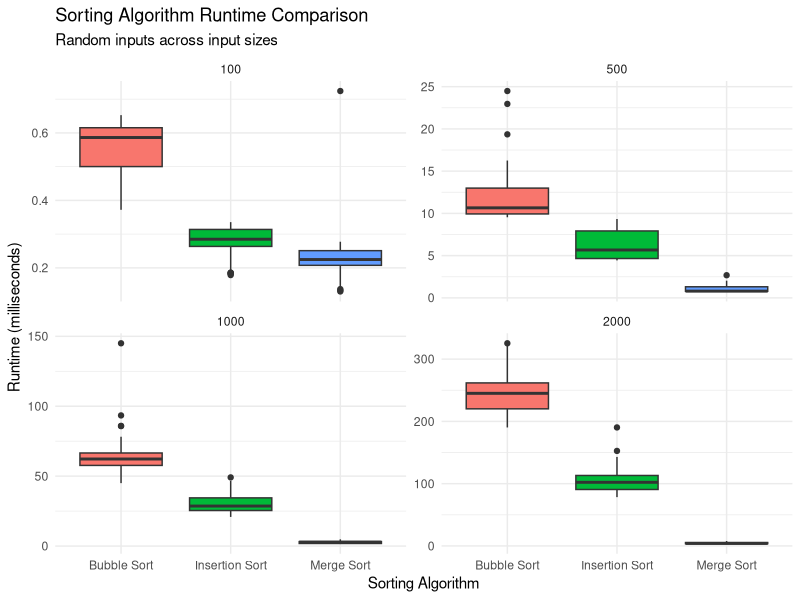
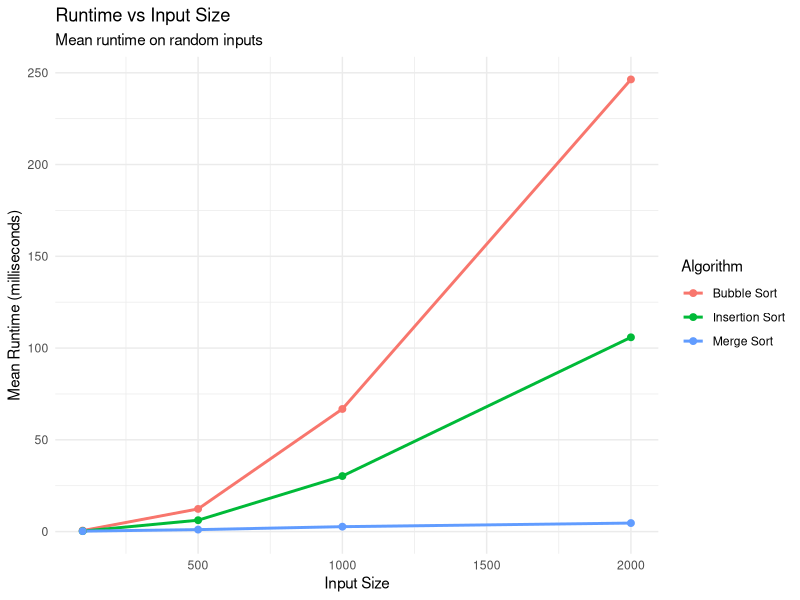
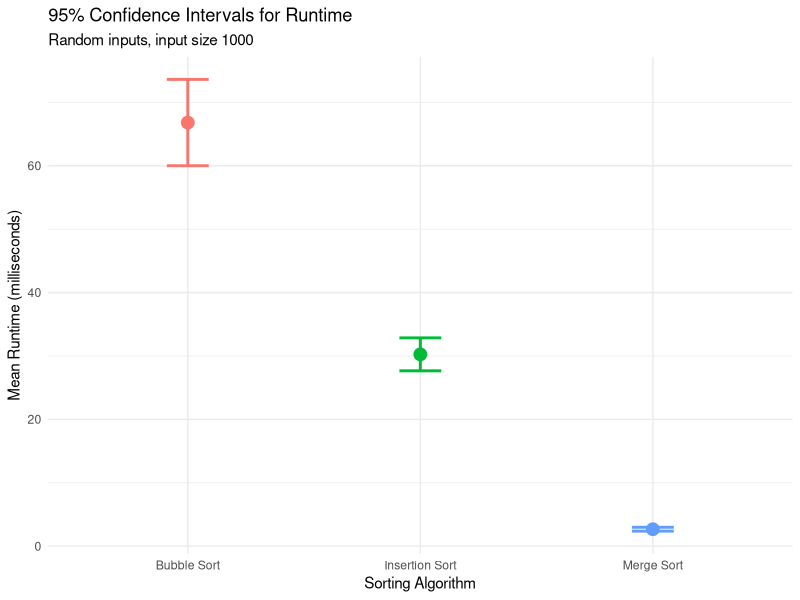
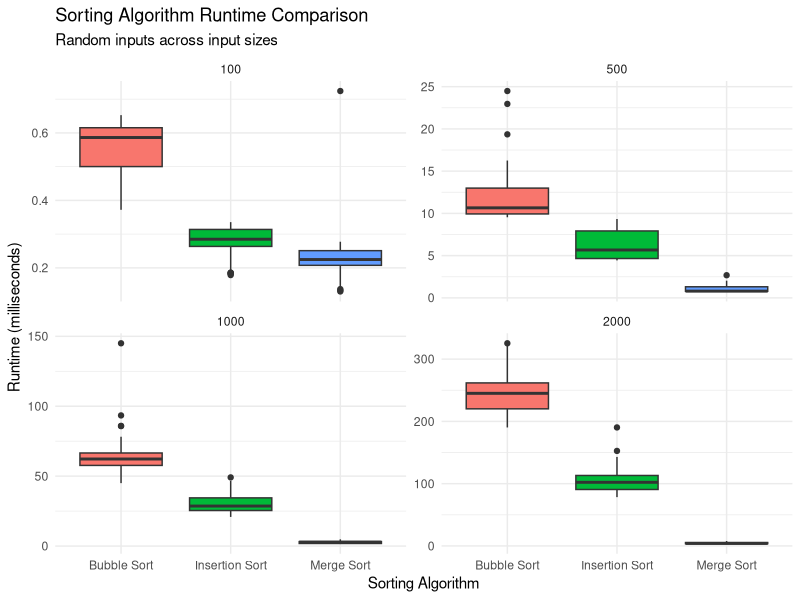
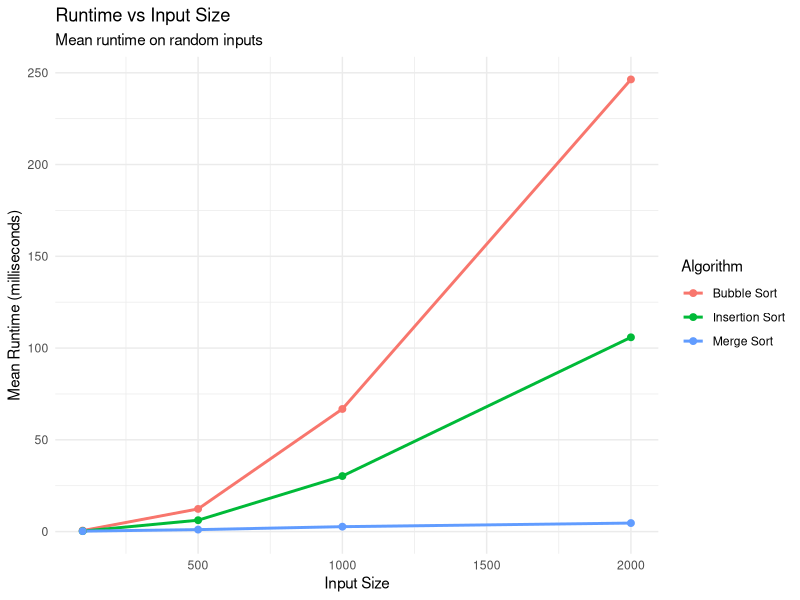
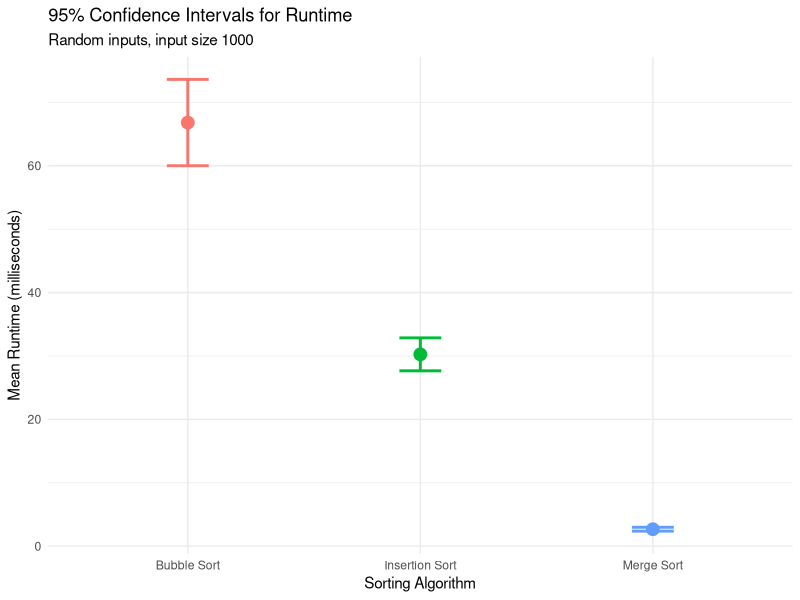

These figures' R source, in order:
#Load required libraries
library(dplyr)
library(ggplot2)

#Import Python-generated benchmark data
bench <- read.csv("results/benchmark_results.csv")

#Inspect and validate the data
cat("Total observations:", nrow(bench), "\n")
print(head(bench))
print(names(bench))
print(dim(bench))
print(str(bench))

cat("\nCorrectness validation:\n")
print(table(bench$correct))

cat("\nMissing values:\n")
print(colSums(is.na(bench)))

# Convert columns to appropriate types
bench$algorithm <- factor(bench$algorithm)
bench$input_type <- factor(bench$input_type)
bench$correct <- tolower(bench$correct) == "true"

#Calculate descriptive statistics
summary_stats <- bench %>%
  group_by(algorithm, input_size, input_type) %>%
  summarise(
    trials = n(),
    mean_seconds = mean(runtime_seconds),
    median_seconds = median(runtime_seconds),
    variance = var(runtime_seconds),
    sd_seconds = sd(runtime_seconds),
    .groups = "drop"
  )

print(summary_stats)

#Create output folders
dir.create("outputs/figures",
           recursive = TRUE, showWarnings = FALSE)
dir.create("outputs/tables",
           recursive = TRUE, showWarnings = FALSE)

# Save summary table
write.csv(
  summary_stats,
  "outputs/tables/review1_summary.csv",
  row.names = FALSE
)

#Box plot for random inputs
random_data <- subset(bench, input_type == "random")

p_box <- ggplot(
  random_data,
  aes(x = algorithm,
      y = runtime_seconds * 1000,
      fill = algorithm)
) +
  geom_boxplot() +
  facet_wrap(~input_size, scales = "free_y") +
  labs(
    title = "Sorting Algorithm Runtime Comparison",
    subtitle = "Random inputs across input sizes",
    x = "Sorting Algorithm",
    y = "Runtime (milliseconds)"
  ) +
  theme_minimal() +
  theme(legend.position = "none")

print(p_box)

ggsave(
  "outputs/figures/review1_boxplot.png",
  plot = p_box,
  width = 12,
  height = 7,
  dpi = 300
)

#Runtime versus input size
mean_runtime <- aggregate(
  runtime_seconds ~ algorithm + input_size,
  data = random_data,
  FUN = mean
)

p_runtime <- ggplot(
  mean_runtime,
  aes(x = input_size,
      y = runtime_seconds * 1000,
      color = algorithm,
      group = algorithm)
) +
  geom_line(linewidth = 1) +
  geom_point(size = 2) +
  labs(
    title = "Runtime vs Input Size",
    subtitle = "Mean runtime on random inputs",
    x = "Input Size",
    y = "Mean Runtime (milliseconds)",
    color = "Algorithm"
  ) +
  theme_minimal()

print(p_runtime)

ggsave(
  "outputs/figures/runtime_vs_input_size_review1.png",
  plot = p_runtime,
  width = 12,
  height = 7,
  dpi = 300
)

#95% confidence intervals
# Fixed condition: random inputs, input size 1000
ci_data <- subset(
  bench,
  input_size == 1000 & input_type == "random"
)

ci_results <- ci_data %>%
  group_by(algorithm) %>%
  summarise(
    n = n(),
    mean_seconds = mean(runtime_seconds),
    sd_seconds = sd(runtime_seconds),
    .groups = "drop"
  ) %>%
  mutate(
    standard_error = sd_seconds / sqrt(n),
    margin_error = qt(0.975, df = n - 1) * standard_error,
    lower_95 = mean_seconds - margin_error,
    upper_95 = mean_seconds + margin_error,
    mean_ms = mean_seconds * 1000,
    lower_95_ms = lower_95 * 1000,
    upper_95_ms = upper_95 * 1000
  )
print(ci_results)

write.csv(
  ci_results,
  "outputs/tables/confidence_intervals_review1.csv",
  row.names = FALSE
)

#Confidence interval plot
p_ci <- ggplot(
  ci_results,
  aes(x = algorithm, y = mean_ms, color = algorithm)
) +
  geom_point(size = 4) +
  geom_errorbar(
    aes(ymin = lower_95_ms, ymax = upper_95_ms),
    width = 0.18,
    linewidth = 1
  ) +
  labs(
    title = "95% Confidence Intervals for Runtime",
    subtitle = "Random inputs, input size 1000",
    x = "Sorting Algorithm",
    y = "Mean Runtime (milliseconds)"
  ) +
  theme_minimal() +
  theme(legend.position = "none")

print(p_ci)

ggsave(
  "outputs/figures/confidence_intervals_review1.png",
  plot = p_ci,
  width = 10,
  height = 6,
  dpi = 300
)

#Verify saved outputs
cat("\nSaved figures:\n")
print(list.files("outputs/figures"))

cat("\nSaved tables:\n")
print(list.files("outputs/tables"))

cat("\ndemonstration completed successfully.\n")
